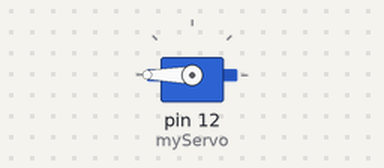
A sketch run on a simulated Arduino Uno, built with avr-gcc and run on an emulated ATmega328P. On the bench: servo.

Above: at 0.05 s.
At 3.0 s:
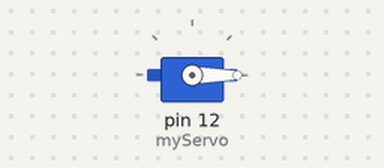
Timing chart, 0 to 6.9 s (numbered marks = the images above):
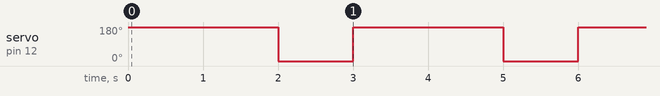

The sketch:

servo.ino
```cpp
#include <Servo.h>
void activateServo();

Servo myServo;

void setup() {
  Serial.begin(9600);
  myServo.attach(12); // Use the correct pin
}

void loop() {
  activateServo();
}
void activateServo() {
  // Code to activate the servo motor
  myServo.write(180);  // Move the servo to the 180-degree position
  delay(2000);
  myServo.write(0);   // Move the servo back to the 0-degree position
  delay(1000);
}
```

Measured:
- by itself, servo on pin 12 (myServo): alternates 180° for 2.0 s and 0° for 1.0 s
